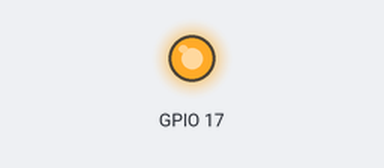
The program below on a simulated Raspberry Pi (BCM pin numbers), started with the arguments 17 on. On the bench: output pins drawn as LEDs (lit = HIGH). What the program prints to the terminal is not drawn. At 0.0 s the program stops and its outputs stay as they are.

Above: at 0.1 s.
Timing chart, 0 to 1.5 s (numbered marks = the images above):
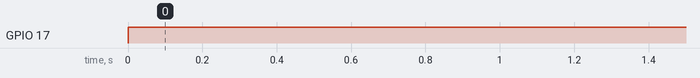

The program:

ledOnOff.py
```python
import RPi.GPIO as GPIO
import sys

ledPin = int(sys.argv[1])

if __name__ == "__main__":
    GPIO.setwarnings(False)
    GPIO.setmode(GPIO.BCM)
    GPIO.setup(ledPin, GPIO.OUT)
    print("ledPin %d, mode = %s" %(ledPin, sys.argv[2]))

    if(sys.argv[2] == 'on' or sys.argv[2] == 'ON'):
        GPIO.output(ledPin, GPIO.HIGH)
    elif(sys.argv[2] == 'off' or sys.argv[2] == 'OFF'):
        GPIO.output(ledPin, GPIO.LOW)
    elif(sys.argv[2] == 'clear' or sys.argv[2] == 'CLEAR'):
        GPIO.cleanup()
```

Measured:
- by itself, GPIO 17: LOW → HIGH at 0.00 s
